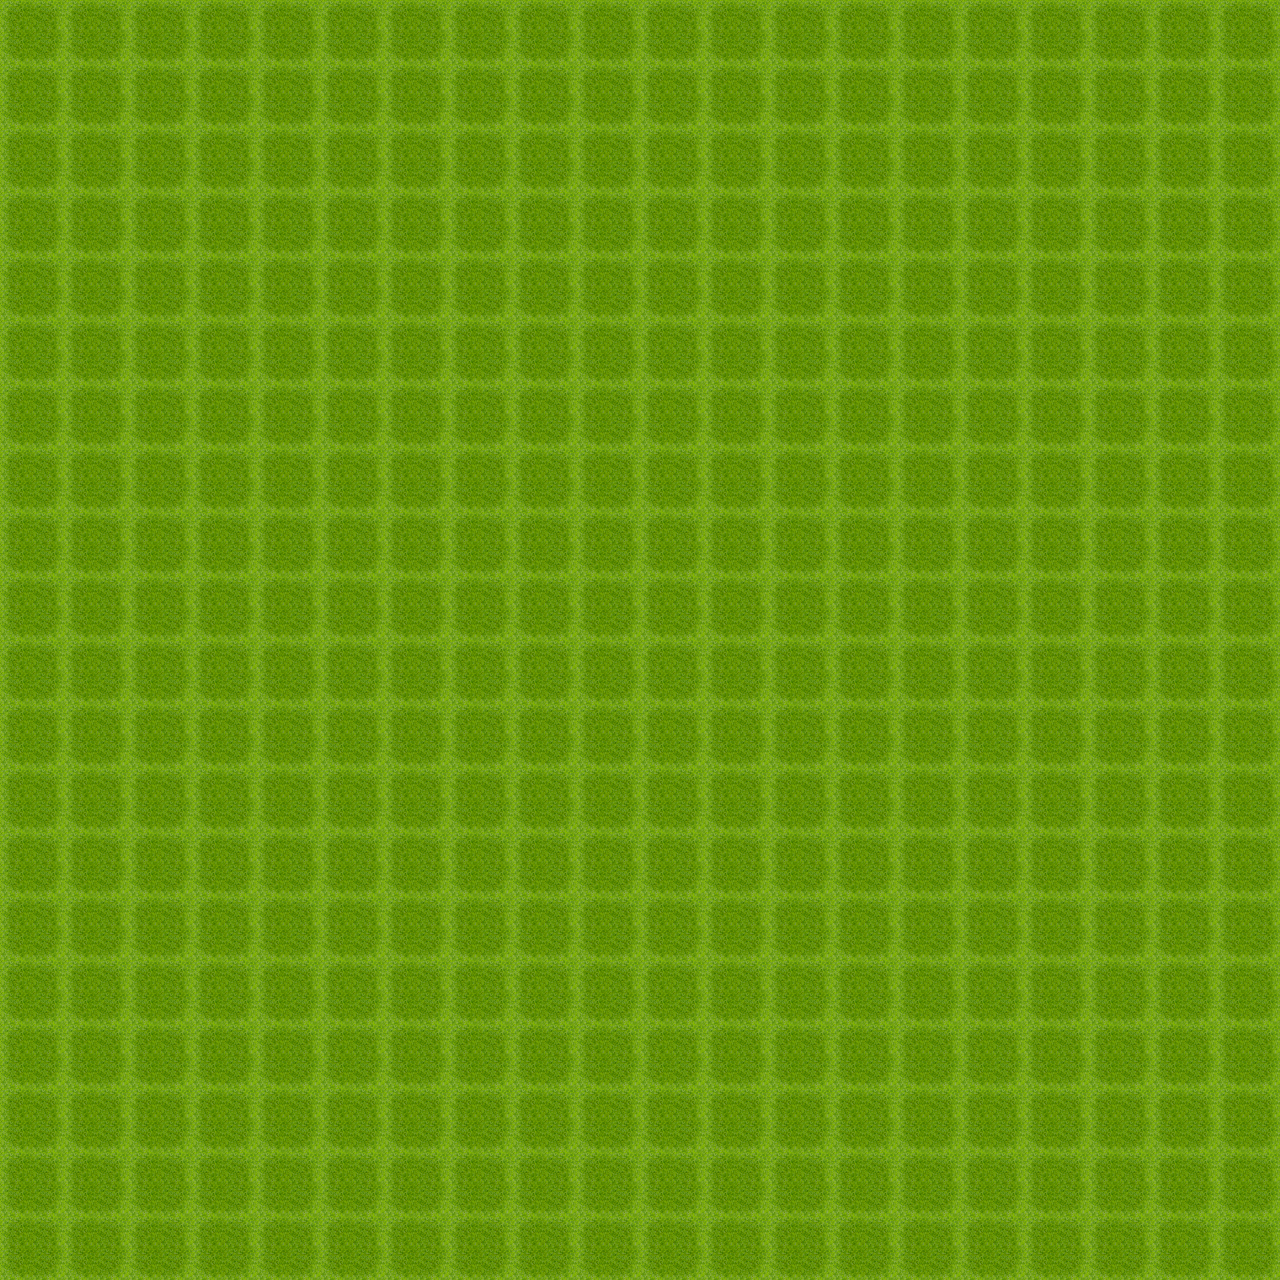

This game map was drawn from its Tiled (.tmx) file and the tilesets committed beside it. A one-line description and the trimmed map source follow:
An orthogonal 80x80 tile map with 16x16 px tiles, 1 tile layer (bg) and 1 object (girl).

<map version="1.0" orientation="orthogonal" width="80" height="80" tilewidth="16" tileheight="16" backgroundcolor="#55ff7f">
 <tileset firstgid="1" name="TileA2" tilewidth="16" tileheight="16">
  <image source="tileset/TileA2.png" width="512" height="384" />
 </tileset>
 <layer name="bg" width="80" height="80">
  <data>[6400 cells, 6400 non-empty, 16 distinct tile ids]</data>
 </layer>
 <objectgroup name="entities" width="80" height="80">
  <object name="girl" x="80" y="80" width="32" height="32" />
 </objectgroup>
</map>
